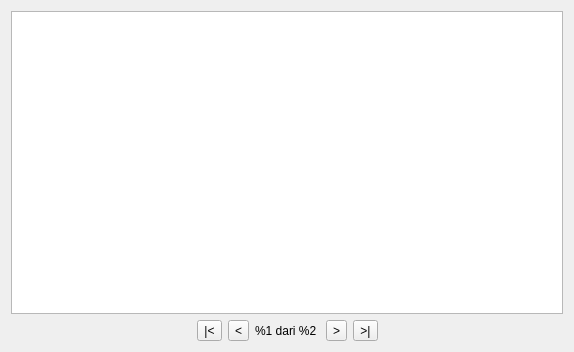
<?xml version="1.0" encoding="UTF-8"?>
<ui version="4.0">
 <class>FormTableView</class>
 <widget class="QWidget" name="FormTableView">
  <property name="geometry">
   <rect>
    <x>0</x>
    <y>0</y>
    <width>574</width>
    <height>352</height>
   </rect>
  </property>
  <property name="windowTitle">
   <string>Form</string>
  </property>
  <layout class="QGridLayout" name="gridLayout_3">
   <item row="0" column="0">
    <layout class="QGridLayout" name="gridLayout">
     <item row="0" column="0" colspan="7">
      <widget class="TableViewEdit" name="tableView">
       <property name="minimumSize">
        <size>
         <width>300</width>
         <height>254</height>
        </size>
       </property>
       <property name="mouseTracking">
        <bool>true</bool>
       </property>
       <property name="editTriggers">
        <set>QAbstractItemView::NoEditTriggers</set>
       </property>
       <property name="selectionMode">
        <enum>QAbstractItemView::SingleSelection</enum>
       </property>
       <property name="selectionBehavior">
        <enum>QAbstractItemView::SelectRows</enum>
       </property>
      </widget>
     </item>
     <item row="2" column="5">
      <widget class="QToolButton" name="toolButton_rightmost">
       <property name="text">
        <string>&gt;|</string>
       </property>
       <property name="icon">
        <iconset resource="../resource.qrc">
         <normaloff>:/res/ic_last_page_black_48dp.png</normaloff>:/res/ic_last_page_black_48dp.png</iconset>
       </property>
       <property name="iconSize">
        <size>
         <width>20</width>
         <height>20</height>
        </size>
       </property>
      </widget>
     </item>
     <item row="2" column="1">
      <widget class="QToolButton" name="toolButton_leftmost">
       <property name="text">
        <string>|&lt;</string>
       </property>
       <property name="icon">
        <iconset resource="../resource.qrc">
         <normaloff>:/res/ic_first_page_black_48dp.png</normaloff>:/res/ic_first_page_black_48dp.png</iconset>
       </property>
       <property name="iconSize">
        <size>
         <width>20</width>
         <height>20</height>
        </size>
       </property>
      </widget>
     </item>
     <item row="2" column="0">
      <spacer name="horizontalSpacer">
       <property name="orientation">
        <enum>Qt::Horizontal</enum>
       </property>
       <property name="sizeHint" stdset="0">
        <size>
         <width>40</width>
         <height>20</height>
        </size>
       </property>
      </spacer>
     </item>
     <item row="2" column="6">
      <spacer name="horizontalSpacer_2">
       <property name="orientation">
        <enum>Qt::Horizontal</enum>
       </property>
       <property name="sizeHint" stdset="0">
        <size>
         <width>40</width>
         <height>20</height>
        </size>
       </property>
      </spacer>
     </item>
     <item row="2" column="3">
      <widget class="QLabel" name="label_infohalaman">
       <property name="text">
        <string>%1 dari %2 </string>
       </property>
      </widget>
     </item>
     <item row="2" column="4">
      <widget class="QToolButton" name="toolButton_right">
       <property name="text">
        <string>&gt;</string>
       </property>
       <property name="icon">
        <iconset resource="../resource.qrc">
         <normaloff>:/res/ic_chevron_right_black_48dp.png</normaloff>:/res/ic_chevron_right_black_48dp.png</iconset>
       </property>
       <property name="iconSize">
        <size>
         <width>20</width>
         <height>20</height>
        </size>
       </property>
      </widget>
     </item>
     <item row="2" column="2">
      <widget class="QToolButton" name="toolButton_left">
       <property name="text">
        <string>&lt;</string>
       </property>
       <property name="icon">
        <iconset resource="../resource.qrc">
         <normaloff>:/res/ic_chevron_left_black_48dp.png</normaloff>:/res/ic_chevron_left_black_48dp.png</iconset>
       </property>
       <property name="iconSize">
        <size>
         <width>20</width>
         <height>20</height>
        </size>
       </property>
      </widget>
     </item>
    </layout>
   </item>
  </layout>
 </widget>
 <customwidgets>
  <customwidget>
   <class>TableViewEdit</class>
   <extends>QTableView</extends>
   <header>tableviewedit.h</header>
  </customwidget>
 </customwidgets>
 <resources>
  <include location="../resource.qrc"/>
 </resources>
 <connections/>
</ui>
